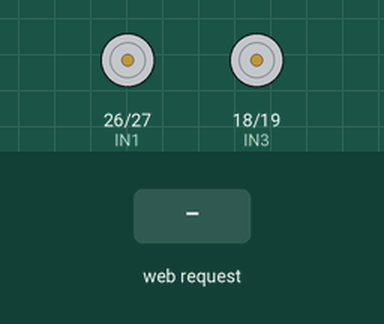
This sketch was run on a simulated ESP32. Shown: motor-driver pin pairs drawn as motors (green arrow = first pin HIGH = forward, orange = second pin HIGH = backward, longer = more drive, scaled by the enable pin). The test bench sets the inputs (shaded band). WiFi joins after 1.5 s; servers stay silent unless stated; what the sketch prints to the serial monitor is not drawn.

Above: at 2.7 s.
2.8 s: HTTP request GET /command?value=FORWARD received
At 3.2 s:
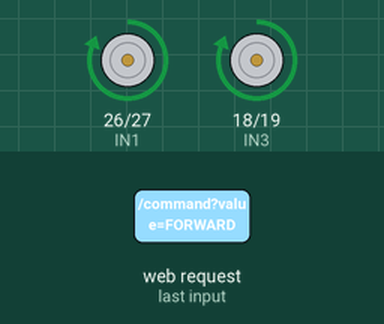
5.3 s: HTTP request GET /command?value=BACKWARD received
At 6.1 s:
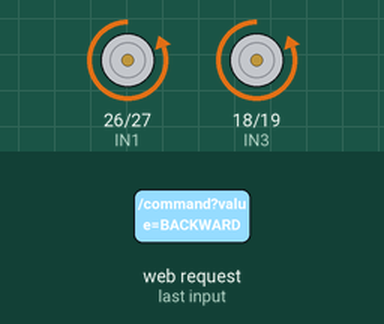
7.8 s: HTTP request GET /command?value=LEFT received
At 8.2 s:
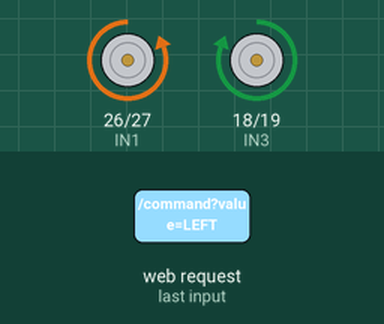
10.3 s: HTTP request GET /command?value=RIGHT received
At 11.1 s:
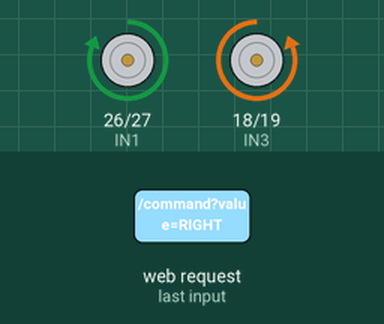
Timing chart, 0 to 13.3 s (numbered marks = the images above; inputs shaded):
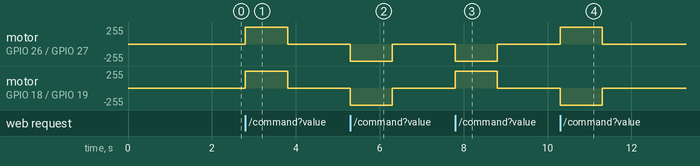

The sketch:

Agrobot.ino
```cpp
#include <WiFi.h>
#include <WebServer.h>

// Wi-Fi credentials
const char* ssid = "Omkar";
const char* password = "omkar070908";

WebServer server(80);

// L298N connections
#define ENA 25
#define IN1 26
#define IN2 27
#define IN3 18
#define IN4 19
#define ENB 33

String currentCommand = "STOP";

unsigned long lastCommandTime = 0;
const unsigned long COMMAND_TIMEOUT = 1000;

// -------------------------
// MOTOR STOP
// -------------------------
void stopMotors() {
  digitalWrite(ENA, LOW);
  digitalWrite(ENB, LOW);

  digitalWrite(IN1, LOW);
  digitalWrite(IN2, LOW);
  digitalWrite(IN3, LOW);
  digitalWrite(IN4, LOW);

  currentCommand = "STOP";
}

// -------------------------
// FORWARD
// -------------------------
void forward() {
  digitalWrite(IN1, HIGH);
  digitalWrite(IN2, LOW);

  digitalWrite(IN3, HIGH);
  digitalWrite(IN4, LOW);

  digitalWrite(ENA, HIGH);
  digitalWrite(ENB, HIGH);
}

// -------------------------
// BACKWARD
// -------------------------
void backward() {
  digitalWrite(IN1, LOW);
  digitalWrite(IN2, HIGH);

  digitalWrite(IN3, LOW);
  digitalWrite(IN4, HIGH);

  digitalWrite(ENA, HIGH);
  digitalWrite(ENB, HIGH);
}

// -------------------------
// LEFT
// -------------------------
void turnLeft() {
  digitalWrite(IN1, LOW);
  digitalWrite(IN2, HIGH);

  digitalWrite(IN3, HIGH);
  digitalWrite(IN4, LOW);

  digitalWrite(ENA, HIGH);
  digitalWrite(ENB, HIGH);
}

// -------------------------
// RIGHT
// -------------------------
void turnRight() {
  digitalWrite(IN1, HIGH);
  digitalWrite(IN2, LOW);

  digitalWrite(IN3, LOW);
  digitalWrite(IN4, HIGH);

  digitalWrite(ENA, HIGH);
  digitalWrite(ENB, HIGH);
}

// -------------------------
// COMMAND HANDLER
// -------------------------
void handleCommand() {

  if (!server.hasArg("value")) {
    server.send(400, "text/plain", "Missing command");
    return;
  }

  String cmd = server.arg("value");
  cmd.toUpperCase();

  if (cmd == "FORWARD") {
    forward();
  }
  else if (cmd == "BACKWARD") {
    backward();
  }
  else if (cmd == "LEFT") {
    turnLeft();
  }
  else if (cmd == "RIGHT") {
    turnRight();
  }
  else if (cmd == "STOP") {
    stopMotors();
  }
  else {
    server.send(400, "text/plain", "Invalid command");
    return;
  }

  currentCommand = cmd;
  lastCommandTime = millis();

  Serial.println("MOVEMENT: " + cmd);

  server.send(200, "text/plain", "MOVEMENT: " + cmd);
}

// -------------------------
// SETUP
// -------------------------
void setup() {

  Serial.begin(115200);

  pinMode(ENA, OUTPUT);
  pinMode(ENB, OUTPUT);

  pinMode(IN1, OUTPUT);
  pinMode(IN2, OUTPUT);
  pinMode(IN3, OUTPUT);
  pinMode(IN4, OUTPUT);

  stopMotors();

  WiFi.mode(WIFI_STA);
  WiFi.begin(ssid, password);

  Serial.print("Connecting to Wi-Fi");

  while (WiFi.status() != WL_CONNECTED) {
    delay(500);
    Serial.print(".");
  }

  Serial.println("\nWIFI CONNECTED");
  Serial.print("ESP32 IP: ");
  Serial.println(WiFi.localIP());

  server.on("/command", handleCommand);
  server.begin();

  lastCommandTime = millis();

  Serial.println("AGROBOT READY");
}

// -------------------------
// MAIN LOOP
// -------------------------
void loop() {

  server.handleClient();

  // Automatic STOP if laptop communication is lost
  if (currentCommand != "STOP" &&
      millis() - lastCommandTime > COMMAND_TIMEOUT) {

    stopMotors();

    Serial.println("TIMEOUT - MOTOR STOPPED");
  }
}
```

Measured:
- after the input at 2.8 s, motor on GPIO 26 (IN1) / GPIO 27 (IN2), motor on GPIO 18 (IN3) / GPIO 19 (IN4): stopped → forward 255/255 at once, → stopped 1.0 s later
- after the input at 5.3 s, motor on GPIO 26 (IN1) / GPIO 27 (IN2), motor on GPIO 18 (IN3) / GPIO 19 (IN4): stopped → backward 255/255 at once, → stopped 1.0 s later
- after the input at 7.8 s, motor on GPIO 26 (IN1) / GPIO 27 (IN2): stopped → backward 255/255 at once, → stopped 1.0 s later; motor on GPIO 18 (IN3) / GPIO 19 (IN4): stopped → forward 255/255 at once, → stopped 1.0 s later
- after the input at 10.3 s, motor on GPIO 26 (IN1) / GPIO 27 (IN2): stopped → forward 255/255 at once, → stopped 1.0 s later; motor on GPIO 18 (IN3) / GPIO 19 (IN4): stopped → backward 255/255 at once, → stopped 1.0 s later
